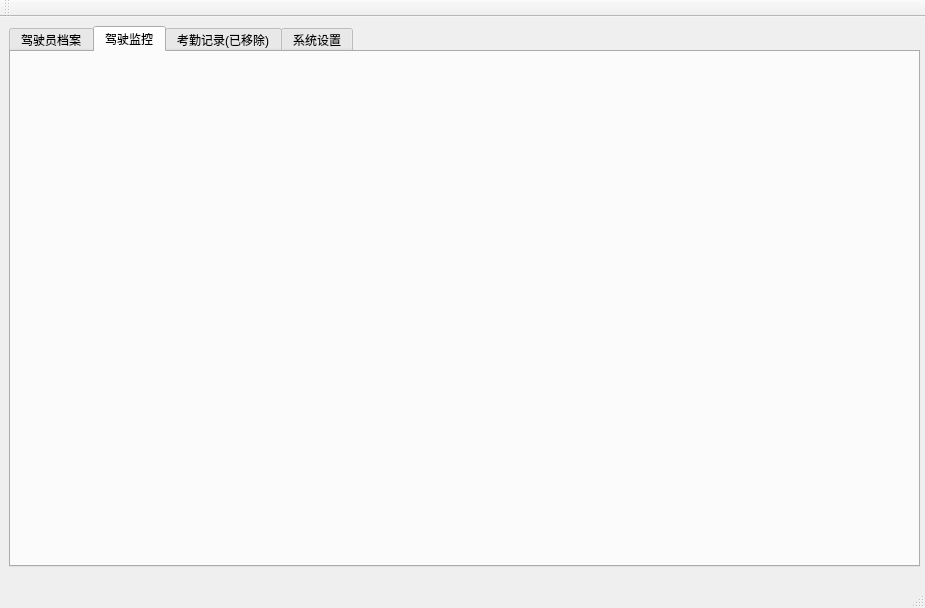
<?xml version="1.0" encoding="UTF-8"?>
<ui version="4.0">
 <class>MainWindow</class>
 <widget class="QMainWindow" name="MainWindow">
  <property name="geometry">
   <rect>
    <x>0</x>
    <y>0</y>
    <width>925</width>
    <height>608</height>
   </rect>
  </property>
  <property name="windowTitle">
   <string>MainWindow</string>
  </property>
  <widget class="QWidget" name="centralwidget">
   <widget class="QTabWidget" name="tabWidget">
    <property name="geometry">
     <rect>
      <x>9</x>
      <y>9</y>
      <width>911</width>
      <height>541</height>
     </rect>
    </property>
    <property name="currentIndex">
     <number>1</number>
    </property>
    <widget class="QWidget" name="tab_1">
     <attribute name="title">
      <string>驾驶员档案</string>
     </attribute>
     <widget class="QWidget" name="pagePersonnel" native="true">
      <property name="geometry">
       <rect>
        <x>0</x>
        <y>0</y>
        <width>901</width>
        <height>511</height>
       </rect>
      </property>
     </widget>
    </widget>
    <widget class="QWidget" name="tab_3">
     <attribute name="title">
      <string>驾驶监控</string>
     </attribute>
     <layout class="QVBoxLayout" name="verticalLayout">
      <item>
       <widget class="QWidget" name="pageClock" native="true"/>
      </item>
     </layout>
    </widget>
    <widget class="QWidget" name="tab_2">
     <attribute name="title">
      <string>考勤记录(已移除)</string>
     </attribute>
     <widget class="QWidget" name="pageRecord" native="true">
      <property name="geometry">
       <rect>
        <x>10</x>
        <y>10</y>
        <width>901</width>
        <height>501</height>
       </rect>
      </property>
      <property name="font">
       <font>
        <pointsize>8</pointsize>
       </font>
      </property>
     </widget>
    </widget>
    <widget class="QWidget" name="tab_4">
     <attribute name="title">
      <string>系统设置</string>
     </attribute>
     <widget class="QWidget" name="pageSettings" native="true">
      <property name="geometry">
       <rect>
        <x>9</x>
        <y>9</y>
        <width>881</width>
        <height>491</height>
       </rect>
      </property>
     </widget>
    </widget>
   </widget>
  </widget>
  <widget class="QMenuBar" name="menubar">
   <property name="visible">
    <bool>false</bool>
   </property>
   <property name="geometry">
    <rect>
     <x>0</x>
     <y>0</y>
     <width>925</width>
     <height>21</height>
    </rect>
   </property>
  </widget>
  <widget class="QStatusBar" name="statusbar"/>
  <widget class="QToolBar" name="toolBar">
   <property name="visible">
    <bool>false</bool>
   </property>
   <property name="windowTitle">
    <string>toolBar</string>
   </property>
   <attribute name="toolBarArea">
    <enum>TopToolBarArea</enum>
   </attribute>
   <attribute name="toolBarBreak">
    <bool>false</bool>
   </attribute>
  </widget>
 </widget>
 <resources/>
 <connections/>
</ui>
